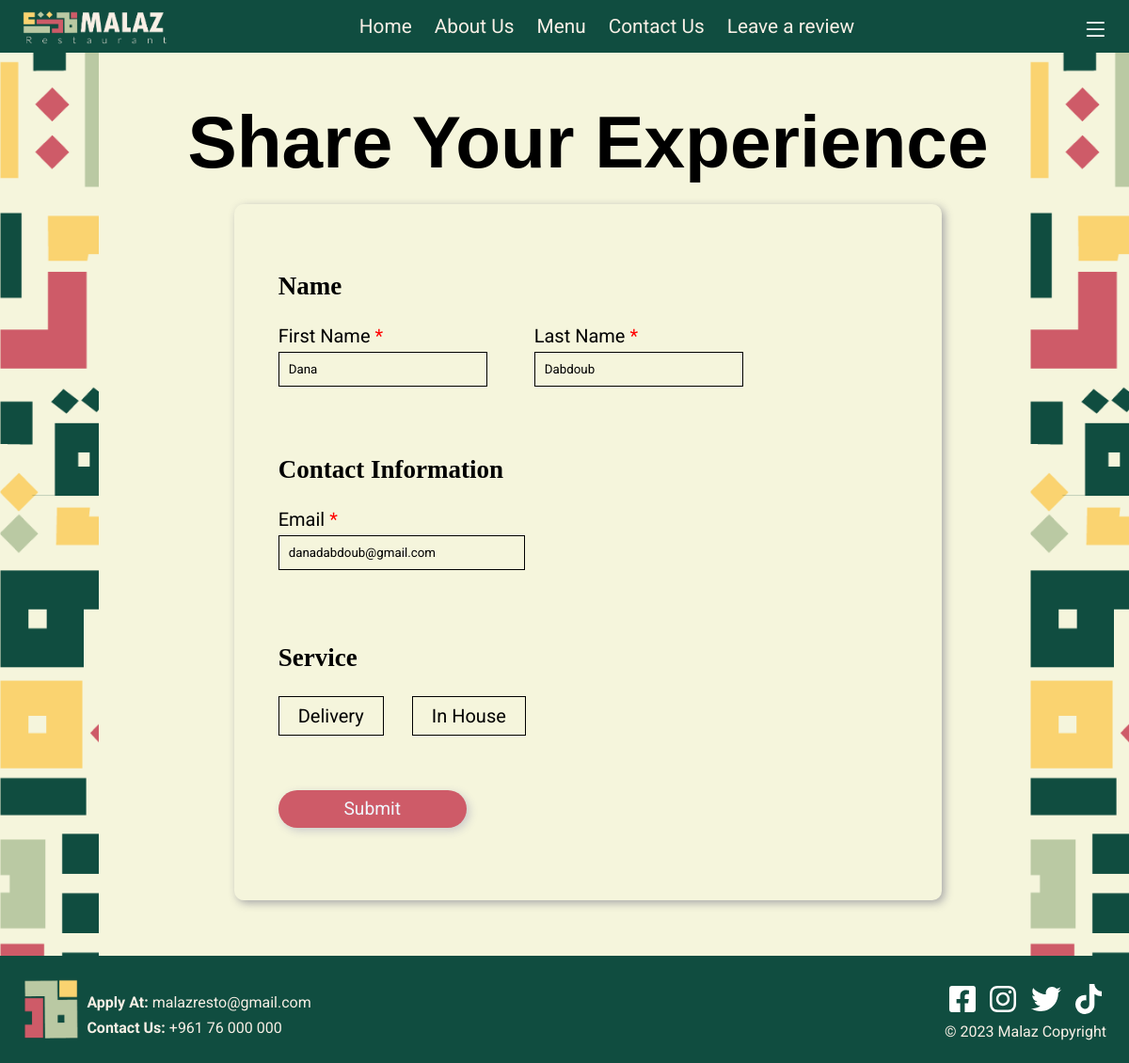
Page /Review/review.php (signed in) on the committed database.
### tables this page shows
CREATE TABLE `account` (
  `AccountNum` int(11) NOT NULL,
  `Email` varchar(320) NOT NULL,
  `Phone` varchar(30) NOT NULL,
  `Birthday` date NOT NULL,
  `FirstName` varchar(100) NOT NULL,
  `LastName` varchar(100) NOT NULL,
  `Password` varchar(20) NOT NULL,
  `Address` text NOT NULL,
  `City` varchar(20) NOT NULL,
  `IsAdmin` tinyint(1) NOT NULL
);

### Review/review-repository.php (called while the page is built, shortened)
<?php
include('../config.php');
$account = isset($_SESSION['id'])?($_SESSION['id']):(3);
function findAccountInfo()
{
    global $account;
    global $conn;
    if ($account != 3) {
        $query = "SELECT * FROM account WHERE AccountNum = ?";
        $stmt = $conn->prepare($query);
        $stmt->bind_param("i", $account);
        $stmt->execute();
        $result = $stmt->get_result();
        $accInfo = mysqli_fetch_array($result);
        return [$accInfo['FirstName'], $accInfo['LastName'], $accInfo['Email']];
    }
    return ['', '', ''];
}

### Review/review.php (the view, shortened to what this page needs)
<!DOCTYPE html>
<html lang="en">
<head>
    <link href="https://fonts.cdnfonts.com/css/tw-cen-mt-std" rel="stylesheet">
    <link rel="stylesheet" href="https://cdnjs.cloudflare.com/ajax/libs/font-awesome/5.13.0/css/all.min.css">
    <link rel="stylesheet" href="https://cdnjs.cloudflare.com/ajax/libs/font-awesome/4.7.0/css/font-awesome.css">
    <link rel="stylesheet" href="review-style.css">
    <link rel="stylesheet" href="../style.css">
    <link rel="stylesheet" href="../sign-style.css">
</head>
<body id="main">
    <?php
    require("../navbar.php");
    require("../sign-forms.php");
    require('review-repository.php');
    $accInfo=findAccountInfo();
    $fname=$accInfo[0];
    $lname=$accInfo[1];
    $email=$accInfo[2];
    ?>
    <section class="main-section transition-fade">
        <div class="image">
            <img src="../Malaz Design/Malaz---Brand-Pattern-2.png">
        </div>
        <main class="review-body">
            <div class="Title">
                <section class="title-text">
                    <h1 class="first-part">Share Your Experience</h1>
                </section>
            </div>
            <div class="main-container">
                <div class="wrapper">
                    <form name="feedback-form" method="post" class="review-form">
                        <section class="general-information">
                            <section class="overflow">
                                <section class="section">
                                    <h5>Name</h5>
                                    <section class="names">
                                        <section id="first-name" class="required-feedback">
                                            <div class="label">
                                                <label for="firstname">First Name</label>
                                                <span class="required">*</span>
                                            </div>
                                            <input type="text" placeholder="Your Name" class="input" id="firstname" name="firstname" value="<?php echo $fname; ?>">
                                        </section>
                                        <section id="last-name" class="required-feedback">
                                            <div class="label other">
                                                <label>Last Name</label>
                                                <span class="required">*</span>
                                            </div>
                                            <input type="text" placeholder="Your Name" class="input other" id="lastname" name="lastname" value="<?php echo $lname; ?>">
                                        </section>
                                    </section>
                                </section>
                                <section class="section contact-info">
                                    <h5> Contact Information</h5>
                                    <section class="information">
                                        <section class="email-or-phone required-feedback">
                                            <div class="label other">
                                                <label>Email</label>
                                                <span class="required">*</span>
                                            </div>
                                            <input type="email" placeholder="Email" class="input other" name="email" id="email-phone" value="<?php echo $email; ?>">
                                        </section>
                                    </section>
                                </section>
                            </section>
                        </section>
                        <section class="order">
                            <h5>Service </h5>
                            <section class="order-type required-feedback">
                                <section class="delivery-InHouse">
                                    <div class="service-type delivery">
                                        <label for="DeliveryRadio" class="order-name">Delivery</label>
                                    </div>
                                    <div class="service-type in-house">
                                        <label for="InHouseRadio" class="order-name"> In House</label>
                                    </div>
                                </section>
                            </section>
                        </section>
                        <button type="submit" class="show-popup" id="btn-review">Submit</button>
                    </form>
                </div>
        </main>
        <div class="image">
            <img src="../Malaz Design/Malaz---Brand-Pattern-2.png">
        </div>
    </section>
    <?php
    require('../footer.php');
    ?>
</body>
</html>

### Review/review-style.css (style rules this page uses)
.main-section { display: flex; width: 100%; max-width: 100%; align-items: flex-start; justify-content: center; }
.image { width: 10%; height: 120vh; overflow: hidden; }
.image>img { height: 100%; object-fit: cover; }
.review-body { margin-left: 50px; align-self: center; width: 90%; display: flex; flex-direction: column; align-items: center; }
.title-text h1 { font-size: 4.9rem; margin: 10px 0; }
.main-container { padding: 5%; margin: 10px 0px 20px 0px; border-radius: 10px; box-shadow: 3px 3px 10px rgb(168, 168, 168); max-width: 80%; min-width: 70%; }
.wrapper { display: flex; }
.contact-info { margin-top: 20px; }
.order { margin-top: 50px; }
.overflow { display: flex; flex-wrap: wrap; flex-direction: column; }
.names, .information { display: flex; flex-wrap: wrap; }
h5 { font-size: 27px; margin: 25px 0px; font-family: tw cen mt std; }
.required-feedback input[type="text"], .input { padding: 10px; background-color: transparent; border: 1px solid; }
#email-phone { width: 20vw; }
.input { width: 15vw; }
.label { margin: 0px 0px 5px 0px; font-size: 20px; }
#first-name, .email-or-phone { margin-right: 50px; }
#btn-review { padding: 1.3%; width: 200px; min-height: 40px; border-radius: 30px; border: none; background-color: #ce5b68; font-size: 1.2em; color: aliceblue; box-shadow: 3px 3px 10px rgb(202, 202, 202); margin: 30px 0px; }
.order-type { font-size: 20px; display: flex; display: flex; flex-direction: column; }
.delivery-InHouse { display: flex; flex-wrap: wrap; }
.in-house { margin-left: 20px; }
.order-name { display: inline-block; margin-right: 10px; padding: 8px 20px; border: solid black 1px; cursor: pointer; }
@media screen and (max-width: 1224px) and (min-width: 867px) { .section input { width: 200px; } }

### style.css (style rules this page uses)
* { margin: 0; padding: 0; font-family: 'Roboto', sans-serif; }
html { scroll-behavior: smooth; }
body { background-color: beige; overflow-x: hidden; }
body { display: flex; flex-direction: column; min-height: 100vh; margin: 0; }
h1 { margin: 0.5%; font-family: 'Tw Cen MT Std', sans-serif; }
button { cursor: pointer; }
a, button { color: black; }
.transition-fade { animation: openPage 550ms linear 1 forwards; }

### sign-style.css (style rules this page uses)
.required { color: red; }

### rows in the picture
account: firstname "Dana", lastname "Dabdoub", email "danadabdoub@gmail.com"
